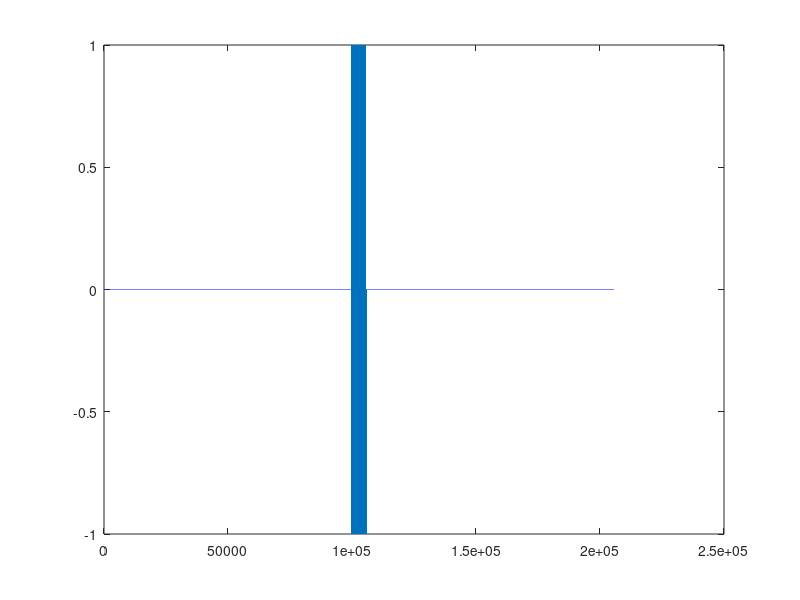

This figure's MATLAB source:
f1 = fopen('transmit_hello_world_less_repeat.dat', 'w');
bytes = uint8('hello world'); %the char function will convert back
bits = zeros(length(bytes)*10,1);
for i = 1:length(bytes)
    bits(10*(i-1)+1:10*(i-1)+2) = [1, 0];
    bits(10*(i-1)+3:10*(i-1)+10) = fliplr(de2bi(bytes(i),8)); 
end

repeat_no = 25;
temp = zeros(length(bits)*repeat_no, 1);
for i = 1:length(bits)
    if bits(i) == 1
        temp(repeat_no*(i-1)+1:repeat_no*(i-1)+repeat_no) = ones(repeat_no, 1);
    end
    if bits(i) == 0
        temp(repeat_no*(i-1)+1:repeat_no*(i-1)+repeat_no) = -ones(repeat_no, 1);
    end
end

res = zeros(length(temp)*2, 1);
res(1:2:end) = temp;
res = [zeros(1e5, 1); res; zeros(1e5,1)];
figure;
plot(res);
fwrite(f1, res, 'float32');
fclose(f1);